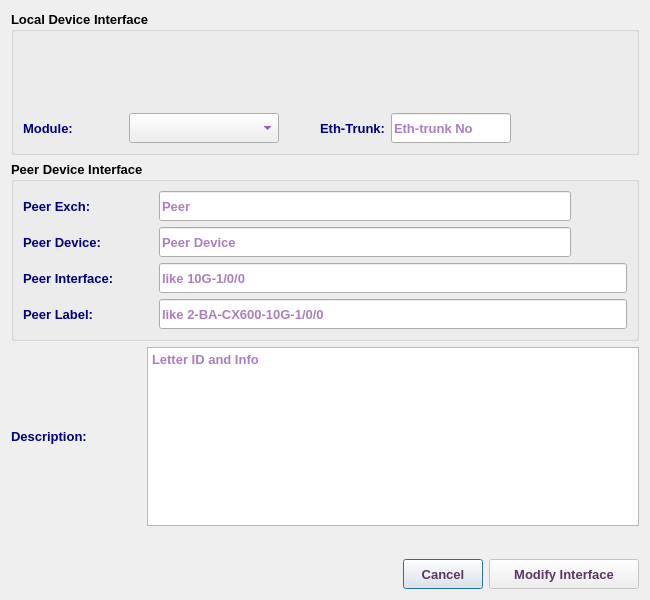
<?xml version="1.0" encoding="UTF-8"?>
<ui version="4.0">
 <class>EditInterfaceDialog</class>
 <widget class="QDialog" name="EditInterfaceDialog">
  <property name="windowModality">
   <enum>Qt::NonModal</enum>
  </property>
  <property name="geometry">
   <rect>
    <x>0</x>
    <y>0</y>
    <width>650</width>
    <height>600</height>
   </rect>
  </property>
  <property name="minimumSize">
   <size>
    <width>650</width>
    <height>600</height>
   </size>
  </property>
  <property name="maximumSize">
   <size>
    <width>651</width>
    <height>601</height>
   </size>
  </property>
  <property name="font">
   <font>
    <family>Tahoma</family>
    <pointsize>10</pointsize>
   </font>
  </property>
  <property name="windowTitle">
   <string>Interface Modification</string>
  </property>
  <property name="windowIcon">
   <iconset resource="../image.qrc">
    <normaloff>:/Image/edit.png</normaloff>:/Image/edit.png</iconset>
  </property>
  <layout class="QVBoxLayout" name="verticalLayout_3">
   <item>
    <widget class="QGroupBox" name="GB1">
     <property name="font">
      <font>
       <family>Tahoma</family>
       <pointsize>10</pointsize>
       <weight>75</weight>
       <bold>true</bold>
      </font>
     </property>
     <property name="title">
      <string>Local Device Interface</string>
     </property>
     <layout class="QVBoxLayout" name="verticalLayout">
      <item>
       <layout class="QHBoxLayout" name="horizontalLayout_5">
        <item>
         <widget class="QLabel" name="labelLbl">
          <property name="sizePolicy">
           <sizepolicy hsizetype="Expanding" vsizetype="Preferred">
            <horstretch>0</horstretch>
            <verstretch>0</verstretch>
           </sizepolicy>
          </property>
          <property name="minimumSize">
           <size>
            <width>480</width>
            <height>30</height>
           </size>
          </property>
          <property name="maximumSize">
           <size>
            <width>6000</width>
            <height>30</height>
           </size>
          </property>
          <property name="font">
           <font>
            <family>Tahoma</family>
            <pointsize>10</pointsize>
            <weight>75</weight>
            <bold>true</bold>
           </font>
          </property>
          <property name="styleSheet">
           <string notr="true">color: rgb(205, 39, 147);</string>
          </property>
          <property name="text">
           <string/>
          </property>
          <property name="alignment">
           <set>Qt::AlignCenter</set>
          </property>
          <property name="wordWrap">
           <bool>true</bool>
          </property>
         </widget>
        </item>
       </layout>
      </item>
      <item>
       <layout class="QHBoxLayout" name="horizontalLayout_4">
        <item>
         <widget class="QLabel" name="intLbl">
          <property name="sizePolicy">
           <sizepolicy hsizetype="Expanding" vsizetype="Preferred">
            <horstretch>0</horstretch>
            <verstretch>0</verstretch>
           </sizepolicy>
          </property>
          <property name="minimumSize">
           <size>
            <width>200</width>
            <height>30</height>
           </size>
          </property>
          <property name="maximumSize">
           <size>
            <width>2000</width>
            <height>30</height>
           </size>
          </property>
          <property name="font">
           <font>
            <family>Tahoma</family>
            <pointsize>10</pointsize>
            <weight>75</weight>
            <bold>true</bold>
           </font>
          </property>
          <property name="styleSheet">
           <string notr="true">color: rgb(48, 133, 134);</string>
          </property>
          <property name="text">
           <string/>
          </property>
          <property name="alignment">
           <set>Qt::AlignCenter</set>
          </property>
          <property name="wordWrap">
           <bool>true</bool>
          </property>
         </widget>
        </item>
       </layout>
      </item>
      <item>
       <layout class="QHBoxLayout" name="horizontalLayout_6">
        <item>
         <widget class="QLabel" name="label_7">
          <property name="minimumSize">
           <size>
            <width>100</width>
            <height>30</height>
           </size>
          </property>
          <property name="maximumSize">
           <size>
            <width>100</width>
            <height>30</height>
           </size>
          </property>
          <property name="font">
           <font>
            <family>Tahoma</family>
            <pointsize>10</pointsize>
            <weight>75</weight>
            <bold>true</bold>
           </font>
          </property>
          <property name="styleSheet">
           <string notr="true">color: rgb(0, 0, 127);</string>
          </property>
          <property name="text">
           <string>Module:</string>
          </property>
         </widget>
        </item>
        <item>
         <widget class="QComboBox" name="moduleCB">
          <property name="minimumSize">
           <size>
            <width>150</width>
            <height>30</height>
           </size>
          </property>
          <property name="maximumSize">
           <size>
            <width>150</width>
            <height>30</height>
           </size>
          </property>
          <property name="font">
           <font>
            <family>Tahoma</family>
            <pointsize>10</pointsize>
            <weight>75</weight>
            <bold>true</bold>
           </font>
          </property>
          <property name="styleSheet">
           <string notr="true">color: rgb(85, 0, 127);</string>
          </property>
         </widget>
        </item>
        <item>
         <widget class="QLabel" name="label_8">
          <property name="minimumSize">
           <size>
            <width>100</width>
            <height>30</height>
           </size>
          </property>
          <property name="maximumSize">
           <size>
            <width>100</width>
            <height>30</height>
           </size>
          </property>
          <property name="font">
           <font>
            <family>Tahoma</family>
            <pointsize>10</pointsize>
            <weight>75</weight>
            <bold>true</bold>
           </font>
          </property>
          <property name="styleSheet">
           <string notr="true">color: rgb(0, 0, 127);</string>
          </property>
          <property name="text">
           <string>Eth-Trunk:</string>
          </property>
          <property name="alignment">
           <set>Qt::AlignRight|Qt::AlignTrailing|Qt::AlignVCenter</set>
          </property>
         </widget>
        </item>
        <item>
         <widget class="QLineEdit" name="etherLE">
          <property name="minimumSize">
           <size>
            <width>120</width>
            <height>30</height>
           </size>
          </property>
          <property name="maximumSize">
           <size>
            <width>120</width>
            <height>30</height>
           </size>
          </property>
          <property name="font">
           <font>
            <family>Tahoma</family>
            <pointsize>10</pointsize>
            <weight>75</weight>
            <bold>true</bold>
           </font>
          </property>
          <property name="styleSheet">
           <string notr="true">color: rgb(85, 0, 127);</string>
          </property>
          <property name="placeholderText">
           <string>Eth-trunk No</string>
          </property>
         </widget>
        </item>
        <item>
         <spacer name="horizontalSpacer_5">
          <property name="font">
           <font>
            <family>Tahoma</family>
            <pointsize>10</pointsize>
           </font>
          </property>
          <property name="orientation">
           <enum>Qt::Horizontal</enum>
          </property>
          <property name="sizeHint" stdset="0">
           <size>
            <width>40</width>
            <height>20</height>
           </size>
          </property>
         </spacer>
        </item>
       </layout>
      </item>
     </layout>
    </widget>
   </item>
   <item>
    <widget class="QGroupBox" name="GB2">
     <property name="font">
      <font>
       <family>Tahoma</family>
       <pointsize>10</pointsize>
       <weight>75</weight>
       <bold>true</bold>
      </font>
     </property>
     <property name="title">
      <string>Peer Device Interface</string>
     </property>
     <layout class="QVBoxLayout" name="verticalLayout_4">
      <item>
       <layout class="QHBoxLayout" name="horizontalLayout_7">
        <item>
         <layout class="QVBoxLayout" name="verticalLayout_2">
          <item>
           <layout class="QHBoxLayout" name="horizontalLayout_10">
            <item>
             <widget class="QLabel" name="label_9">
              <property name="minimumSize">
               <size>
                <width>130</width>
                <height>30</height>
               </size>
              </property>
              <property name="maximumSize">
               <size>
                <width>130</width>
                <height>30</height>
               </size>
              </property>
              <property name="font">
               <font>
                <family>Tahoma</family>
                <pointsize>10</pointsize>
                <weight>75</weight>
                <bold>true</bold>
               </font>
              </property>
              <property name="styleSheet">
               <string notr="true">color: rgb(0, 0, 127);</string>
              </property>
              <property name="text">
               <string>Peer Exch:</string>
              </property>
             </widget>
            </item>
            <item>
             <widget class="QLineEdit" name="peerExchLE">
              <property name="minimumSize">
               <size>
                <width>100</width>
                <height>30</height>
               </size>
              </property>
              <property name="maximumSize">
               <size>
                <width>5000</width>
                <height>30</height>
               </size>
              </property>
              <property name="font">
               <font>
                <family>Tahoma</family>
                <pointsize>10</pointsize>
                <weight>75</weight>
                <bold>true</bold>
               </font>
              </property>
              <property name="styleSheet">
               <string notr="true">color: rgb(85, 0, 127);</string>
              </property>
              <property name="placeholderText">
               <string>Peer</string>
              </property>
             </widget>
            </item>
           </layout>
          </item>
          <item>
           <layout class="QHBoxLayout" name="horizontalLayout_8">
            <item>
             <widget class="QLabel" name="label_10">
              <property name="minimumSize">
               <size>
                <width>130</width>
                <height>30</height>
               </size>
              </property>
              <property name="maximumSize">
               <size>
                <width>130</width>
                <height>30</height>
               </size>
              </property>
              <property name="font">
               <font>
                <family>Tahoma</family>
                <pointsize>10</pointsize>
                <weight>75</weight>
                <bold>true</bold>
               </font>
              </property>
              <property name="styleSheet">
               <string notr="true">color: rgb(0, 0, 127);</string>
              </property>
              <property name="text">
               <string>Peer Device:</string>
              </property>
             </widget>
            </item>
            <item>
             <widget class="QLineEdit" name="peerDevLE">
              <property name="enabled">
               <bool>true</bool>
              </property>
              <property name="minimumSize">
               <size>
                <width>210</width>
                <height>30</height>
               </size>
              </property>
              <property name="maximumSize">
               <size>
                <width>5000</width>
                <height>30</height>
               </size>
              </property>
              <property name="font">
               <font>
                <family>Tahoma</family>
                <pointsize>10</pointsize>
                <weight>75</weight>
                <bold>true</bold>
               </font>
              </property>
              <property name="styleSheet">
               <string notr="true">color: rgb(85, 0, 127);</string>
              </property>
              <property name="placeholderText">
               <string>Peer Device</string>
              </property>
             </widget>
            </item>
           </layout>
          </item>
         </layout>
        </item>
        <item>
         <widget class="QLabel" name="label_14">
          <property name="sizePolicy">
           <sizepolicy hsizetype="Fixed" vsizetype="Fixed">
            <horstretch>0</horstretch>
            <verstretch>0</verstretch>
           </sizepolicy>
          </property>
          <property name="minimumSize">
           <size>
            <width>50</width>
            <height>50</height>
           </size>
          </property>
          <property name="maximumSize">
           <size>
            <width>50</width>
            <height>50</height>
           </size>
          </property>
          <property name="font">
           <font>
            <family>Tahoma</family>
            <pointsize>10</pointsize>
           </font>
          </property>
          <property name="text">
           <string/>
          </property>
          <property name="pixmap">
           <pixmap resource="../image.qrc">:/Image/edit.png</pixmap>
          </property>
          <property name="scaledContents">
           <bool>true</bool>
          </property>
         </widget>
        </item>
       </layout>
      </item>
      <item>
       <layout class="QHBoxLayout" name="horizontalLayout_11">
        <item>
         <widget class="QLabel" name="label_11">
          <property name="minimumSize">
           <size>
            <width>130</width>
            <height>30</height>
           </size>
          </property>
          <property name="maximumSize">
           <size>
            <width>130</width>
            <height>30</height>
           </size>
          </property>
          <property name="font">
           <font>
            <family>Tahoma</family>
            <pointsize>10</pointsize>
            <weight>75</weight>
            <bold>true</bold>
           </font>
          </property>
          <property name="styleSheet">
           <string notr="true">color: rgb(0, 0, 127);</string>
          </property>
          <property name="text">
           <string>Peer Interface:</string>
          </property>
         </widget>
        </item>
        <item>
         <widget class="QLineEdit" name="peerIntLE">
          <property name="minimumSize">
           <size>
            <width>350</width>
            <height>30</height>
           </size>
          </property>
          <property name="maximumSize">
           <size>
            <width>5000</width>
            <height>30</height>
           </size>
          </property>
          <property name="font">
           <font>
            <family>Tahoma</family>
            <pointsize>10</pointsize>
            <weight>75</weight>
            <bold>true</bold>
           </font>
          </property>
          <property name="styleSheet">
           <string notr="true">color: rgb(85, 0, 127);</string>
          </property>
          <property name="placeholderText">
           <string>like 10G-1/0/0</string>
          </property>
         </widget>
        </item>
       </layout>
      </item>
      <item>
       <layout class="QHBoxLayout" name="horizontalLayout_9">
        <item>
         <widget class="QLabel" name="label_12">
          <property name="minimumSize">
           <size>
            <width>130</width>
            <height>30</height>
           </size>
          </property>
          <property name="maximumSize">
           <size>
            <width>130</width>
            <height>30</height>
           </size>
          </property>
          <property name="font">
           <font>
            <family>Tahoma</family>
            <pointsize>10</pointsize>
            <weight>75</weight>
            <bold>true</bold>
           </font>
          </property>
          <property name="styleSheet">
           <string notr="true">color: rgb(0, 0, 127);</string>
          </property>
          <property name="text">
           <string>Peer Label:</string>
          </property>
         </widget>
        </item>
        <item>
         <widget class="QLineEdit" name="peerLblLE">
          <property name="minimumSize">
           <size>
            <width>350</width>
            <height>30</height>
           </size>
          </property>
          <property name="maximumSize">
           <size>
            <width>5000</width>
            <height>30</height>
           </size>
          </property>
          <property name="font">
           <font>
            <family>Tahoma</family>
            <pointsize>10</pointsize>
            <weight>75</weight>
            <bold>true</bold>
           </font>
          </property>
          <property name="styleSheet">
           <string notr="true">color: rgb(85, 0, 127);</string>
          </property>
          <property name="placeholderText">
           <string>like 2-BA-CX600-10G-1/0/0</string>
          </property>
         </widget>
        </item>
       </layout>
      </item>
     </layout>
    </widget>
   </item>
   <item>
    <layout class="QHBoxLayout" name="horizontalLayout_12">
     <item>
      <widget class="QLabel" name="label_13">
       <property name="minimumSize">
        <size>
         <width>130</width>
         <height>30</height>
        </size>
       </property>
       <property name="maximumSize">
        <size>
         <width>130</width>
         <height>30</height>
        </size>
       </property>
       <property name="font">
        <font>
         <family>Tahoma</family>
         <pointsize>10</pointsize>
         <weight>75</weight>
         <bold>true</bold>
        </font>
       </property>
       <property name="styleSheet">
        <string notr="true">color: rgb(0, 0, 127);</string>
       </property>
       <property name="text">
        <string>Description:</string>
       </property>
      </widget>
     </item>
     <item>
      <widget class="QTextEdit" name="descTE">
       <property name="font">
        <font>
         <family>Tahoma</family>
         <weight>75</weight>
         <bold>true</bold>
        </font>
       </property>
       <property name="styleSheet">
        <string notr="true">color: rgb(85, 0, 127);</string>
       </property>
       <property name="placeholderText">
        <string>Letter ID and Info</string>
       </property>
      </widget>
     </item>
    </layout>
   </item>
   <item>
    <spacer name="verticalSpacer_2">
     <property name="font">
      <font>
       <family>Tahoma</family>
       <pointsize>10</pointsize>
      </font>
     </property>
     <property name="orientation">
      <enum>Qt::Vertical</enum>
     </property>
     <property name="sizeHint" stdset="0">
      <size>
       <width>20</width>
       <height>40</height>
      </size>
     </property>
    </spacer>
   </item>
   <item>
    <layout class="QHBoxLayout" name="horizontalLayout">
     <item>
      <spacer name="horizontalSpacer">
       <property name="font">
        <font>
         <family>Tahoma</family>
         <pointsize>10</pointsize>
        </font>
       </property>
       <property name="orientation">
        <enum>Qt::Horizontal</enum>
       </property>
       <property name="sizeHint" stdset="0">
        <size>
         <width>40</width>
         <height>20</height>
        </size>
       </property>
      </spacer>
     </item>
     <item>
      <widget class="QPushButton" name="cancelBtn">
       <property name="minimumSize">
        <size>
         <width>80</width>
         <height>30</height>
        </size>
       </property>
       <property name="maximumSize">
        <size>
         <width>80</width>
         <height>30</height>
        </size>
       </property>
       <property name="font">
        <font>
         <family>Tahoma</family>
         <pointsize>10</pointsize>
         <weight>75</weight>
         <bold>true</bold>
        </font>
       </property>
       <property name="styleSheet">
        <string notr="true">color: rgb(92, 53, 102);</string>
       </property>
       <property name="text">
        <string>Cancel</string>
       </property>
      </widget>
     </item>
     <item>
      <widget class="QPushButton" name="okBtn">
       <property name="enabled">
        <bool>false</bool>
       </property>
       <property name="sizePolicy">
        <sizepolicy hsizetype="Preferred" vsizetype="Fixed">
         <horstretch>0</horstretch>
         <verstretch>0</verstretch>
        </sizepolicy>
       </property>
       <property name="minimumSize">
        <size>
         <width>150</width>
         <height>30</height>
        </size>
       </property>
       <property name="maximumSize">
        <size>
         <width>200</width>
         <height>30</height>
        </size>
       </property>
       <property name="font">
        <font>
         <family>Tahoma</family>
         <pointsize>10</pointsize>
         <weight>75</weight>
         <bold>true</bold>
        </font>
       </property>
       <property name="styleSheet">
        <string notr="true">color: rgb(92, 53, 102);</string>
       </property>
       <property name="text">
        <string>Modify Interface</string>
       </property>
       <property name="icon">
        <iconset resource="../image.qrc">
         <normaloff>:/Image/edit.png</normaloff>:/Image/edit.png</iconset>
       </property>
       <property name="iconSize">
        <size>
         <width>20</width>
         <height>24</height>
        </size>
       </property>
      </widget>
     </item>
    </layout>
   </item>
  </layout>
 </widget>
 <tabstops>
  <tabstop>moduleCB</tabstop>
  <tabstop>etherLE</tabstop>
  <tabstop>peerExchLE</tabstop>
  <tabstop>peerDevLE</tabstop>
  <tabstop>peerIntLE</tabstop>
  <tabstop>peerLblLE</tabstop>
  <tabstop>okBtn</tabstop>
  <tabstop>cancelBtn</tabstop>
 </tabstops>
 <resources>
  <include location="../image.qrc"/>
 </resources>
 <connections/>
</ui>
